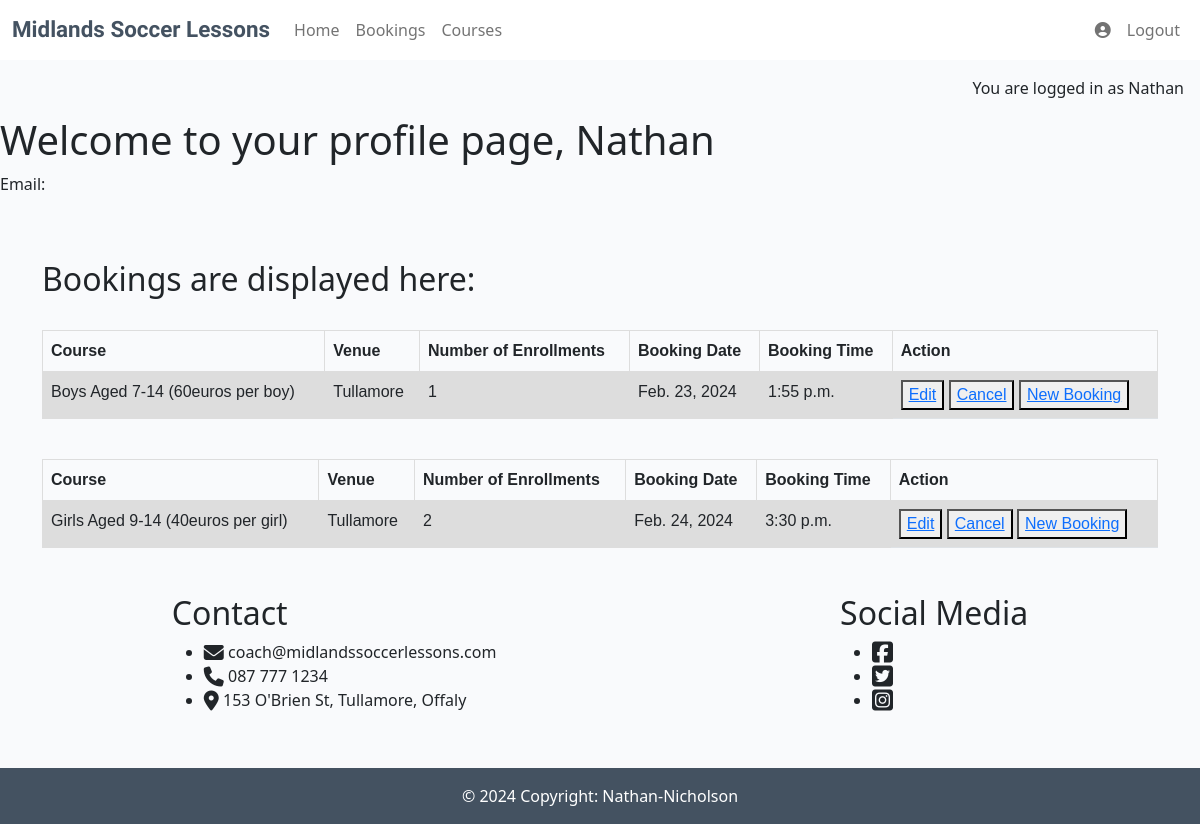
Screenshot of /profile/ (signed in) with the database file from the repository.
### soccer/models.py (models this page shows, shortened)
class Booking(models.Model):
    course_choice = [ # list created to offer different choices to the user #
        ('Boys Aged 7-14 (60euros per boy)', "COURSE1 - Boys Aged 7-14 (60euros per boy)"),
        ('Boys Aged 14-21 (80euros per boy)', "COURSE2 - Boys Aged 14-21 (80euros per boy)"),
        ('Girls Aged 9-14 (40euros per girl)', "COURSE3 - Girls Aged 9-14 (40euros per girl)"),
    ]
    venue_choice = [
        ('Portloaise', "VENUE1 - Portloaise"),
        ('Tullamore', "VENUE2 - Tullamore"),
        ('Mullingar', "VENUE3 - Mullingar"),
    ]
    user = models.ForeignKey(
        User, on_delete=models.CASCADE,
        related_name="soccer"
    )
    first_name = models.CharField(max_length=20)
    last_name = models.CharField(max_length=20)
    course_selection = models.CharField(max_length=100, choices=course_choice) # list called upon #
    venue_selection = models.CharField(max_length=100, choices=venue_choice)
    email = models.EmailField()
    contact_phone = models.CharField(max_length=15, null=False, blank=False)
    booking_date = models.DateField(null=False, blank=False)
    booking_time = models.TimeField(null=False, blank=False, max_length=5)
    number_of_attendees = models.IntegerField(default=1, blank=False)

### soccer/views.py (the view)
# urls.py: path('profile/', views.profile, name='profile'),
def profile(request):
    context = {}
    form = BookingForm()
    bookings = Booking.objects.all()
    if 'save' in request.POST:
        form = BookingForm(request.POST)
    if form.is_valid():
        form.save()
    elif 'delete' in request.POST:
        pk = request.POST.get('delete')
        booking = Booking.objects.get(id = pk)
        booking.delete()
    elif 'edit' in request.POST:
        pk = request.POST.get('edit')
        booking = Booking.objects.get(id = pk)
        form = BookingForm(instance = booking)
    context['form'] = form
    return render(request, "soccer/profile.html", {'bookings': bookings})

### soccer/templates/soccer/profile.html
{% extends "base.html" %}
{% load static %}
{% url 'profile' as profile_url %}
{% block content %}
<h1>Welcome to your profile page, {{ user.username }}</h1>
<div>
  <p>Email: {{ user.email }}</p>
</div>
<br>
<br>
<div class="container">
    <div><h2>Bookings are displayed here:</h2>
        <div class="bookings">
          {% for booking in bookings %}
          {% if user == booking.user %}
        <table class="table">
          <tr class="tr">
            <th class="th">Course</th><br>
            <th class="th">Venue</th>
            <th class="th">Number of Enrollments</th>
            <th class="th">Booking Date</th>
            <th class="th">Booking Time</th>
            <th class="th">Action</th>
          </tr>
          <tr class="tr">
            <div class="booking">
              <td class="td">{{ booking.course_selection }}</td>
              <td class="td">{{ booking.venue_selection }}</td>
            </div>
            <td class="td">{{ booking.number_of_attendees }}</td>
            <td class="td">{{ booking.booking_date }}</td>
            <td class="td">{{ booking.booking_time }}</td>
            <td><button formnovalidate name="edit" value="{{ booking.id }}"><a  href="{% url 'edit_booking' booking.id %}">Edit</a></button>
              <button formnovalidate name="delete" value="{{  booking.id }}" type="submit" onclick="return confirm('Are you sure you want to CANCEL your booking?');"><a href="{% url 'delete_booking' booking.id %}">Cancel</a></button>
              <button id="myBtn" name="save" value="{{  booking.id }}"><a href="{% url 'bookings' %}">New Booking</a></button></td>
          </tr>
        </table>
        {% endif %}
        {% endfor %}
      </div>
    </div>
  </div>
{% endblock %}

### templates/base.html (shortened to what this page needs)
{% load static %}
{% url 'account_login' as login_url %}
{% url 'account_signup' as signup_url %}
{% url 'account_logout' as logout_url %}
<!DOCTYPE html>
<html class="h-100" lang="en">
<head>
    <link rel="stylesheet" href="{% static 'css/style.css' %}">
    <link href="https://cdn.jsdelivr.net/npm/bootstrap@5.0.1/dist/css/bootstrap.min.css" rel="stylesheet"
>
</head>
<body class="d-flex flex-column h-100 main-bg">
    <nav class="navbar navbar-expand-lg navbar-light bg-white">
        <div class="container-fluid">
            <a class="navbar-brand" href="{% url 'home' %}"><div class="logo-bg"><span class="logo">Midlands <span class="logo">Soccer </span><span
                        class="logo">Lessons</span></span></div></a>
            <div class="collapse navbar-collapse" id="navbarText" style="justify-content: space-between;">
                <ul class="navbar-nav nav-main-links">
                    <li class="nav-item">
                        <a class="nav-link {% if request.path == home_url %}active{% endif %}" aria-current="page"
                            href="{% url 'home' %}">Home</a>
                    </li>
                    <li class="nav-item">
                        <a class="nav-link {% if request.path == home_url %}active{% endif %}" aria-current="page"
                            href="{% url 'bookings' %}">Bookings</a>
                    </li>
                    <li class="nav-item">
                        <a class="nav-link {% if request.path == home_url %}active{% endif %}" aria-current="page"
                            href="{% url 'courses' %}">Courses</a>
                    </li>
                </ul>
                <ul class="navbar-nav">
                    {% if user.is_authenticated %}
                    <li class="nav-item">
                        <a class="nav-link" href="{% url 'profile' %}"><i class="fa-solid fa-circle-user"></i></a>
                    </li>
                    <li class="nav-item">
                        <a class="nav-link {% if request.path == logout_url %}active{% endif %}" aria-current="page"
                        href="{% url 'account_logout' %}">Logout</a>
                    </li>
                    {% endif %}
                </ul>
            </div>
        </div>
    </nav>
    <main class="flex-shrink-0 main-bg">
        {% if user.is_authenticated %}
        <p class="text-end m-3">You are logged in as {{ user.username }}</p>
        {% else %}
        <p class="text-end m-3">You are not logged in</p>
        {% endif %}
    </main>
    {% block content %}
    {% endblock content %}
<div class="end">
    <div class="contact-title">
        <h2>Contact</h2>
        <ul>
            <li><i class="fa-solid fa-envelope fa-lg"></i> coach@midlandssoccerlessons.com</li>
            <li><i class="fa-solid fa-phone fa-lg"></i> 087 777 1234</li>
            <li><i class="fa-solid fa-location-dot fa-lg"></i>   153 O'Brien St, Tullamore, Offaly</li>
        </ul>
        </div>
    <div class="social-media">
        <h2>Social Media</h2>
        <ul>
            <li><a href="https://www.facebook.com/" target="_blank"><i class="fa-brands fa-square-facebook fa-xl" aria-hidden="true" style="color:#212529;"></i></a></li>
            <li><a href="https://twitter.com/" target="_blank"><i class="fa-brands fa-square-twitter fa-xl" aria-hidden="true" style="color:#212529;"></i></a></li>
            <li><a href="https://www.instagram.com/" target="_blank"><i class="fa-brands fa-square-instagram fa-xl" aria-hidden="true" style="color:#212529;"></i></a></li>
        </ul>
    </div>
</div>
    <footer class="footer mt-auto py-3 dark-bg">
        <p class="m-0 text-center text-white">&copy; 2024 Copyright: Nathan-Nicholson</p>
    </footer>
</body>
</html>

### static/css/style.css (style rules this page uses)
body { background-color: #F9FAFC; }
.logo { font-family: 'Rubik Burned', sans-serif; font-size: 1.4rem; font-weight: 700; color: #445261; }
.dark-bg { background-color: #445261; }
.main-bg { background-color: #F9FAFC; }
.end { display: flex; justify-content: space-around; box-sizing: border-box; padding-top: 30px; padding-bottom: 40px; }
body, html { height: 100%; }
.table { font-family: arial, sans-serif; border-collapse: collapse; width: 100%; }
.td, .th { border: 1px solid #dddddd; text-align: left; padding: 8px; }
.tr:nth-child(even) { background-color: #dddddd; }

### rows the page displays
Booking: course_selection "Boys Aged 7-14 (60euros per boy)", venue_selection "Tullamore", number_of_attendees "1", booking_date "Feb. 23, 2024", booking_time "1:55 p.m.", {{ booking.id }} 14 (drawn)
Booking: course_selection "Girls Aged 9-14 (40euros per girl)", venue_selection "Tullamore", number_of_attendees "2", booking_date "Feb. 24, 2024", booking_time "3:30 p.m.", {{ booking.id }} 15 (drawn)

### other values shown
{{ user.username }} "Nathan"
